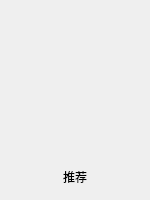
<?xml version="1.0" encoding="UTF-8"?>
<ui version="4.0">
 <class>RecBoxItem</class>
 <widget class="QWidget" name="RecBoxItem">
  <property name="geometry">
   <rect>
    <x>0</x>
    <y>0</y>
    <width>150</width>
    <height>200</height>
   </rect>
  </property>
  <property name="minimumSize">
   <size>
    <width>150</width>
    <height>200</height>
   </size>
  </property>
  <property name="maximumSize">
   <size>
    <width>150</width>
    <height>200</height>
   </size>
  </property>
  <property name="windowTitle">
   <string>Form</string>
  </property>
  <layout class="QVBoxLayout" name="verticalLayout">
   <property name="spacing">
    <number>0</number>
   </property>
   <property name="leftMargin">
    <number>0</number>
   </property>
   <property name="topMargin">
    <number>0</number>
   </property>
   <property name="rightMargin">
    <number>0</number>
   </property>
   <property name="bottomMargin">
    <number>0</number>
   </property>
   <item>
    <widget class="QWidget" name="musci_image_btn" native="true">
     <property name="minimumSize">
      <size>
       <width>0</width>
       <height>150</height>
      </size>
     </property>
     <property name="maximumSize">
      <size>
       <width>16777215</width>
       <height>150</height>
      </size>
     </property>
     <widget class="QLabel" name="rec_music_background">
      <property name="geometry">
       <rect>
        <x>0</x>
        <y>0</y>
        <width>150</width>
        <height>150</height>
       </rect>
      </property>
      <property name="minimumSize">
       <size>
        <width>150</width>
        <height>150</height>
       </size>
      </property>
      <property name="maximumSize">
       <size>
        <width>150</width>
        <height>150</height>
       </size>
      </property>
      <property name="styleSheet">
       <string notr="true"/>
      </property>
      <property name="text">
       <string/>
      </property>
     </widget>
     <widget class="QPushButton" name="rec_music_btn">
      <property name="geometry">
       <rect>
        <x>20</x>
        <y>30</y>
        <width>101</width>
        <height>91</height>
       </rect>
      </property>
      <property name="cursor">
       <cursorShape>PointingHandCursor</cursorShape>
      </property>
      <property name="styleSheet">
       <string notr="true">#rec_music_btn
{

border:none
}</string>
      </property>
      <property name="text">
       <string/>
      </property>
     </widget>
    </widget>
   </item>
   <item>
    <widget class="QLabel" name="rec_text">
     <property name="minimumSize">
      <size>
       <width>0</width>
       <height>30</height>
      </size>
     </property>
     <property name="maximumSize">
      <size>
       <width>16777215</width>
       <height>30</height>
      </size>
     </property>
     <property name="font">
      <font>
       <kerning>false</kerning>
      </font>
     </property>
     <property name="focusPolicy">
      <enum>Qt::NoFocus</enum>
     </property>
     <property name="contextMenuPolicy">
      <enum>Qt::ActionsContextMenu</enum>
     </property>
     <property name="toolTipDuration">
      <number>-1</number>
     </property>
     <property name="layoutDirection">
      <enum>Qt::LeftToRight</enum>
     </property>
     <property name="text">
      <string>推荐</string>
     </property>
     <property name="alignment">
      <set>Qt::AlignCenter</set>
     </property>
    </widget>
   </item>
  </layout>
 </widget>
 <resources/>
 <connections/>
</ui>
